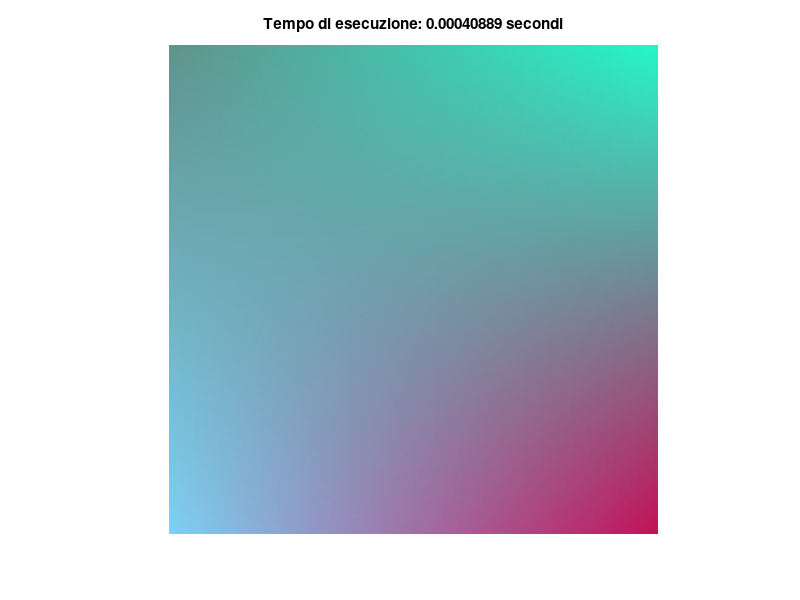

Write the MATLAB code that produced this figure.
v1=[96,147,141];
v2=[126,207,242];
v3=[38,245,202];
v4=[194,18,89];

img=zeros(100,100,3);
img(1,1,:)=v1;
img(1,100,:)=v2;
img(100,1,:)=v3;
img(100,100,:)=v4;

%Interpolazione orizzontale
tic;
a = img(1, 1, :) .* ((1:100) -100)/(1-100) + img(100, 1, :) .* ((1:100) - 1)/(100-1);
b = img(1, 100, :) .* ((1:100) - 100)/(1-100) + img(100, 100, :) .* ((1:100) - 1)/(100-1);
%Interpolazione verticale -> fare (1:100)' perchè in questo modo si ottiene un vettore colonna
img = a .* (((1:100)' - 100) / (1 - 100)) + b .* (((1:100)' - 1) / (100 - 1));
tempo=toc;

imshow(uint8(img));
title(['Tempo di esecuzione: ', num2str(tempo), ' secondi']);
